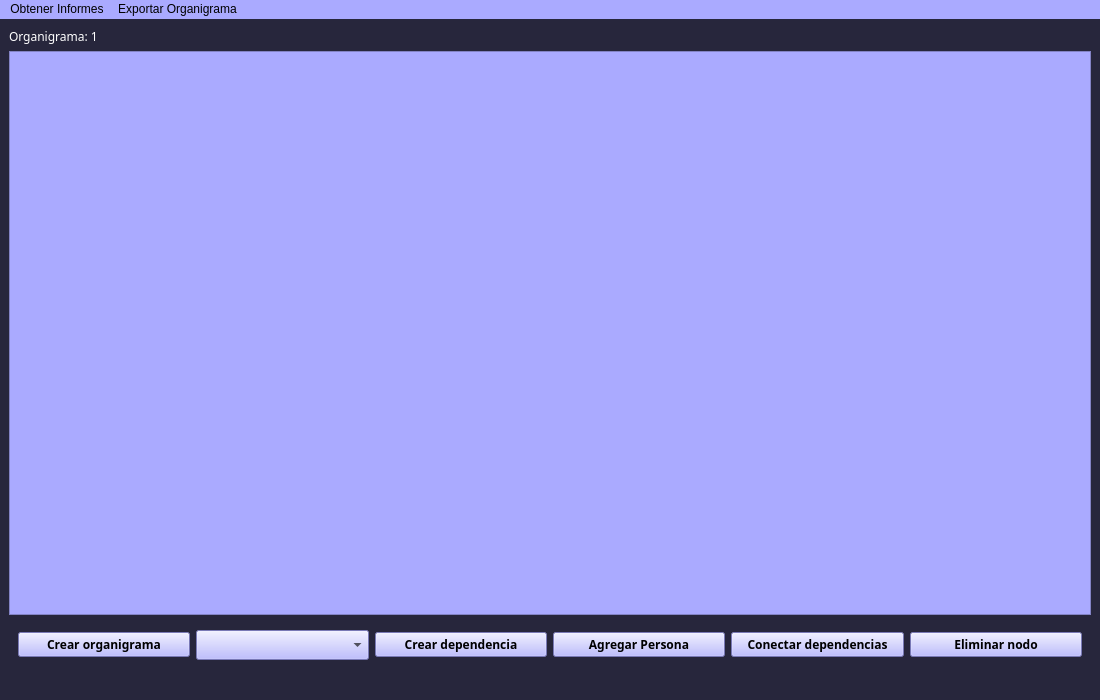
<?xml version="1.0" encoding="UTF-8"?>
<ui version="4.0">
 <class>MainWindow</class>
 <widget class="QMainWindow" name="MainWindow">
  <property name="geometry">
   <rect>
    <x>0</x>
    <y>0</y>
    <width>1100</width>
    <height>700</height>
   </rect>
  </property>
  <property name="minimumSize">
   <size>
    <width>1100</width>
    <height>700</height>
   </size>
  </property>
  <property name="windowTitle">
   <string>Organigrama</string>
  </property>
  <property name="styleSheet">
   <string notr="true">background-color:#27263c;
</string>
  </property>
  <widget class="QWidget" name="centralwidget">
   <layout class="QVBoxLayout" name="verticalLayout">
    <item>
     <widget class="QLabel" name="label_organigrama">
      <property name="font">
       <font>
        <family>Candara</family>
       </font>
      </property>
      <property name="styleSheet">
       <string notr="true">color:white;</string>
      </property>
      <property name="text">
       <string>Organigrama: 1</string>
      </property>
     </widget>
    </item>
    <item>
     <widget class="QGraphicsView" name="qgv">
      <property name="styleSheet">
       <string notr="true">background:rgb(170, 170, 255);</string>
      </property>
     </widget>
    </item>
    <item>
     <widget class="QWidget" name="widget" native="true">
      <layout class="QHBoxLayout" name="horizontalLayout">
       <item>
        <widget class="QPushButton" name="crear_organigrama">
         <property name="minimumSize">
          <size>
           <width>100</width>
           <height>0</height>
          </size>
         </property>
         <property name="maximumSize">
          <size>
           <width>200</width>
           <height>16777215</height>
          </size>
         </property>
         <property name="font">
          <font>
           <family>Candara</family>
           <pointsize>9</pointsize>
           <weight>75</weight>
           <bold>true</bold>
          </font>
         </property>
         <property name="cursor">
          <cursorShape>PointingHandCursor</cursorShape>
         </property>
         <property name="styleSheet">
          <string notr="true">background:rgb(170, 170, 255);</string>
         </property>
         <property name="text">
          <string>Crear organigrama</string>
         </property>
         <property name="icon">
          <iconset>
           <normaloff>INTERFAZ/ICONOS/icons8-estructura-de-árbol-50.png</normaloff>INTERFAZ/ICONOS/icons8-estructura-de-árbol-50.png</iconset>
         </property>
        </widget>
       </item>
       <item>
        <widget class="QComboBox" name="comboBox_2">
         <property name="minimumSize">
          <size>
           <width>100</width>
           <height>30</height>
          </size>
         </property>
         <property name="maximumSize">
          <size>
           <width>200</width>
           <height>16777215</height>
          </size>
         </property>
         <property name="styleSheet">
          <string notr="true">background:rgb(170, 170, 255);</string>
         </property>
        </widget>
       </item>
       <item>
        <widget class="QPushButton" name="crear_dependencia">
         <property name="minimumSize">
          <size>
           <width>100</width>
           <height>0</height>
          </size>
         </property>
         <property name="maximumSize">
          <size>
           <width>200</width>
           <height>16777215</height>
          </size>
         </property>
         <property name="font">
          <font>
           <family>Candara</family>
           <pointsize>9</pointsize>
           <weight>75</weight>
           <bold>true</bold>
          </font>
         </property>
         <property name="cursor">
          <cursorShape>PointingHandCursor</cursorShape>
         </property>
         <property name="styleSheet">
          <string notr="true">background:rgb(170, 170, 255);</string>
         </property>
         <property name="text">
          <string>Crear dependencia</string>
         </property>
         <property name="icon">
          <iconset>
           <normaloff>INTERFAZ/ICONOS/icons8-computadoras-conectando-30.png</normaloff>INTERFAZ/ICONOS/icons8-computadoras-conectando-30.png</iconset>
         </property>
        </widget>
       </item>
       <item>
        <widget class="QPushButton" name="agregar_persona">
         <property name="maximumSize">
          <size>
           <width>200</width>
           <height>16777215</height>
          </size>
         </property>
         <property name="font">
          <font>
           <family>Candara</family>
           <pointsize>9</pointsize>
           <weight>75</weight>
           <bold>true</bold>
          </font>
         </property>
         <property name="cursor">
          <cursorShape>PointingHandCursor</cursorShape>
         </property>
         <property name="styleSheet">
          <string notr="true">background:rgb(170, 170, 255);</string>
         </property>
         <property name="text">
          <string>Agregar Persona</string>
         </property>
         <property name="icon">
          <iconset>
           <normaloff>INTERFAZ/ICONOS/icons8-cliente-100.png</normaloff>INTERFAZ/ICONOS/icons8-cliente-100.png</iconset>
         </property>
        </widget>
       </item>
       <item>
        <widget class="QPushButton" name="conectar_dependencia">
         <property name="minimumSize">
          <size>
           <width>100</width>
           <height>0</height>
          </size>
         </property>
         <property name="maximumSize">
          <size>
           <width>200</width>
           <height>16777215</height>
          </size>
         </property>
         <property name="font">
          <font>
           <family>Candara</family>
           <pointsize>9</pointsize>
           <weight>75</weight>
           <bold>true</bold>
          </font>
         </property>
         <property name="cursor">
          <cursorShape>PointingHandCursor</cursorShape>
         </property>
         <property name="styleSheet">
          <string notr="true">background:rgb(170, 170, 255);</string>
         </property>
         <property name="text">
          <string>Conectar dependencias</string>
         </property>
         <property name="icon">
          <iconset>
           <normaloff>INTERFAZ/ICONOS/icons8-conectar-50.png</normaloff>INTERFAZ/ICONOS/icons8-conectar-50.png</iconset>
         </property>
        </widget>
       </item>
       <item>
        <widget class="QPushButton" name="eliminar_nodo">
         <property name="minimumSize">
          <size>
           <width>110</width>
           <height>0</height>
          </size>
         </property>
         <property name="maximumSize">
          <size>
           <width>200</width>
           <height>16777215</height>
          </size>
         </property>
         <property name="font">
          <font>
           <family>Candara</family>
           <pointsize>9</pointsize>
           <weight>75</weight>
           <bold>true</bold>
          </font>
         </property>
         <property name="cursor">
          <cursorShape>PointingHandCursor</cursorShape>
         </property>
         <property name="styleSheet">
          <string notr="true">background:rgb(170, 170, 255);</string>
         </property>
         <property name="text">
          <string>Eliminar nodo</string>
         </property>
         <property name="icon">
          <iconset>
           <normaloff>INTERFAZ/ICONOS/icons8-eliminar-24.png</normaloff>INTERFAZ/ICONOS/icons8-eliminar-24.png</iconset>
         </property>
        </widget>
       </item>
      </layout>
     </widget>
    </item>
   </layout>
  </widget>
  <widget class="QMenuBar" name="menubar">
   <property name="geometry">
    <rect>
     <x>0</x>
     <y>0</y>
     <width>1100</width>
     <height>22</height>
    </rect>
   </property>
   <property name="styleSheet">
    <string notr="true">background:rgb(170, 170, 255);</string>
   </property>
   <widget class="QMenu" name="menuInformes">
    <property name="toolTip">
     <string extracomment="Genera los informes..."/>
    </property>
    <property name="toolTipDuration">
     <number>-1</number>
    </property>
    <property name="layoutDirection">
     <enum>Qt::RightToLeft</enum>
    </property>
    <property name="title">
     <string>Obtener Informes</string>
    </property>
    <addaction name="actionInforme_por_dependencia"/>
    <addaction name="actionPersonal_por_Dependencia_extendido"/>
    <addaction name="actionSalario_por_Dependencia"/>
    <addaction name="actionSalario_por_Dependencia_extendido"/>
   </widget>
   <widget class="QMenu" name="menuGuarda_como">
    <property name="title">
     <string>Exportar Organigrama</string>
    </property>
    <addaction name="action_PDF"/>
    <addaction name="action_IMAGEN"/>
   </widget>
   <addaction name="menuInformes"/>
   <addaction name="menuGuarda_como"/>
  </widget>
  <widget class="QStatusBar" name="statusbar"/>
  <action name="actionhola">
   <property name="text">
    <string>hola</string>
   </property>
  </action>
  <action name="actionhola2">
   <property name="text">
    <string>hola2</string>
   </property>
  </action>
  <action name="actionInforme_por_dependencia">
   <property name="text">
    <string>Personal por Dependencia</string>
   </property>
  </action>
  <action name="actionPersonal_por_Dependencia_extendido">
   <property name="text">
    <string>Personal por Dependencia extendido</string>
   </property>
  </action>
  <action name="actionSalario_por_Dependencia">
   <property name="text">
    <string>Salario por Dependencia</string>
   </property>
  </action>
  <action name="actionSalario_por_Dependencia_extendido">
   <property name="text">
    <string>Salario por Dependencia extendido</string>
   </property>
  </action>
  <action name="action_PDF">
   <property name="text">
    <string>Como PDF</string>
   </property>
  </action>
  <action name="action_IMAGEN">
   <property name="text">
    <string>Como IMAGEN</string>
   </property>
  </action>
 </widget>
 <resources/>
 <connections/>
</ui>
